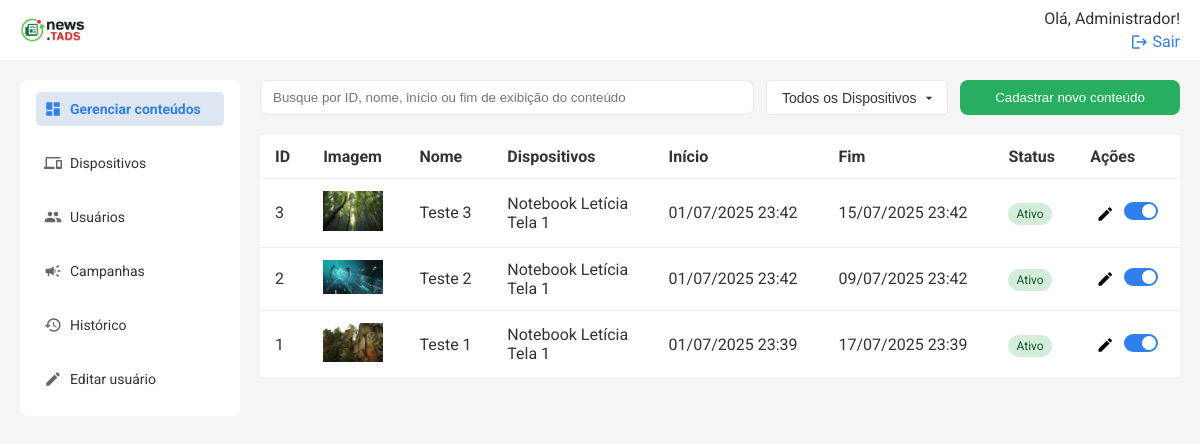
Page /conteudos/ (signed in) on the committed database.
### models.py (models this page shows, shortened)
class User(db.Model):
    id = db.Column(db.Integer, primary_key=True)
    name = db.Column(db.String(50), nullable=False)
    email = db.Column(db.String(120), nullable=False, unique=True)
    status = db.Column(db.String(10), nullable=False, default='Ativo')
    senha = db.Column(db.String(100), nullable=False)
    logUser = db.relationship('Log', backref=db.backref('user'))
    is_admin = db.Column(db.Boolean, default=False)

class Conteudo(db.Model):
    id = db.Column(db.Integer, primary_key=True)
    nome = db.Column(db.String(100), nullable=False)
    imagem = db.Column(db.String(200))
    status = db.Column(db.String(20), default='Ativo')
    data_inicio = db.Column(db.DateTime, nullable=True)
    data_fim = db.Column(db.DateTime, nullable=True)
    dispositivos = db.relationship('ConteudoDispositivo', back_populates='conteudo', cascade='all, delete-orphan')

class ConteudoDispositivo(db.Model):
    id = db.Column(db.Integer, primary_key=True)
    conteudo_id = db.Column(db.Integer, db.ForeignKey('conteudo.id'))
    dispositivo_id = db.Column(db.Integer, db.ForeignKey('tela.idTela'))
    conteudo = db.relationship('Conteudo', back_populates='dispositivos')
    dispositivo = db.relationship('Tela')

class Tela(db.Model):
    idTela = db.Column(db.Integer, primary_key=True)
    nomeDispositivo = db.Column(db.String(20), nullable=False)
    enderecoIp = db.Column(db.String(15), nullable=False, unique=True)
    status = db.Column(db.String(10), nullable=False, default='Ativo')
    ultimo_checkin = db.Column(db.DateTime)

### routes/conteudos.py (the view)
@conteudos_bp.route('/')
@login_required
def listar_conteudos():
    conteudos = Conteudo.query.order_by(Conteudo.id.desc()).all()
    dispositivos = Tela.query.order_by(Tela.nomeDispositivo).all()
    for dispositivo in dispositivos:
        ativo = dispositivo.status == 'Ativo'
        online = is_checkin_recente(dispositivo.ultimo_checkin)
        dispositivo.online = ativo and online
    return render_template('index.html', conteudos=conteudos, dispositivos=dispositivos)

### utils.py (called while the page is built)
def is_checkin_recente(ultimo_checkin, minutos=5):
    if not ultimo_checkin:
        return False
    return datetime.utcnow() - ultimo_checkin <= timedelta(minutes=minutos)

### templates/index.html (shortened to what this page needs)
{% extends 'base.html' %} {% block title %}Conteúdos{% endblock %} {% block
content %}
<div class="search-cta">
    <input
        type="text"
        placeholder="Busque por ID, nome, início ou fim de exibição do conteúdo"
        class="search"
        id="buscaConteudos"
    />
    <select id="filtroDispositivo">
        <option value="">Todos os Dispositivos</option>
    </select>
    <button class="btn" onclick="openModal()">Cadastrar novo conteúdo</button>
</div>
<div class="table-wrapper">
    <table class="table">
        <thead>
            <tr>
                <th>ID</th>
                <th>Imagem</th>
                <th>Nome</th>
                <th>Dispositivos</th>
                <th>Início</th>
                <th>Fim</th>
                <th>Status</th>
                <th>Ações</th>
            </tr>
        </thead>
        <tbody id="conteudosTableBody">
            {% for conteudo in conteudos %}
            <tr>
                <td>{{ conteudo.id }}</td>
                <td>
                    {% if conteudo.imagem %}
                    <img
                        src="{{ url_for('static', filename=conteudo.imagem) }}"
                        alt="Imagem Conteúdo"
                        width="60"
                    />
                    {% else %}
                    <em>Sem imagem</em>
                    {% endif %}
                </td>
                <td>{{ conteudo.nome }}</td>
                <td>
                    {% for rel in conteudo.dispositivos %}
                    <span class="chip"
                        >{{ rel.dispositivo.nomeDispositivo }} </span
                    ><br />
                    {% endfor %}
                </td>
                <td>
                    {{ conteudo.data_inicio.strftime('%d/%m/%Y %H:%M') if
                    conteudo.data_inicio else '-' }}
                </td>
                <td>
                    {{ conteudo.data_fim.strftime('%d/%m/%Y %H:%M') if
                    conteudo.data_fim else '-' }}
                </td>
                <td>
                    <span
                        class="status {{ 'ativo' if conteudo.status == 'Ativo' else 'inativo' }}"
                    >
                        {{ conteudo.status }}
                    </span>
                </td>
                <td>
                    <button
                        class="edit"
                        title="Editar conteúdo"
                        onclick="editConteudo({{ conteudo.id }})"
                    >
                        <span class="material-icons">edit</span>
                    </button>
                    <label class="switch" title="Ativar/Inativar conteúdo">
                        <span class="slider"></span>
                    </label>
                </td>
            </tr>
            {% endfor %}
        </tbody>
    </table>
</div>
{% endblock %}

### templates/topo.html (shortened to what this page needs)
<header class="topbar">
    <a href="{{ url_for('conteudos.listar_conteudos') }}" class="logo-topo">
        <img
            src="{{ url_for('static', filename='images/if_news.png') }}"
            alt="IFMS Logo"
            style="height: 24px; vertical-align: middle; margin-right: 8px"
        />
    </a>
    <div class="profile">
        {% if session['user_name'] %}
        <span>Olá, {{ session['user_name'] }}!</span>
        <a href="{{ url_for('auth.logout') }}">
            <span class="material-icons">logout</span>
            Sair
        </a>
        {% else %}
        <a href="{{ url_for('auth.login_usuario') }}">Entrar</a>
        {% endif %}
    </div>
</header>

### static/css/styles.css (style rules this page uses)
* { box-sizing: border-box; }
body { margin: 0; font-family: 'Roboto', sans-serif; color: #333; background-color: #f5f5f5; }
.table-wrapper { flex: 1; overflow-y: auto; }
.table thead th { position: sticky; top: 0; background: white; z-index: 1; }
.topbar { width: 100%; background: #ffffff; padding-inline: 20px; box-sizing: border-box; display: flex; justify-content: space-between; align-items: center; position: fixed; top: 0; left: 0; height: 60px; z-index: 100; }
.topbar .profile a { text-align: right; font-size: 16px; color: #2f80ed; text-decoration: none; display: flex; align-items: center; gap: 4px; }
.topbar .profile a .material-icons { font-size: 16px; }
.profile { display: flex; flex-direction: column; align-items: flex-end; gap: 4px; }
.search-cta { display: flex; gap: 12px; margin-bottom: 20px; }
.search { padding: 8px 12px; width: 100%; border: 1px solid #e9e9e9; border-radius: 8px; outline: none; }
.btn { background: #27ae60; color: white; border: none; padding: 10px 15px; border-radius: 8px; min-width: 220px; }
button { cursor: pointer; }
.table { width: 100%; border-collapse: collapse; background: white; border-radius: 8px; }
.table th, .table td { padding: 12px 15px; border-bottom: 1px solid #eee; vertical-align: middle; }
.table th { text-align: left; }
.status { padding: 4px 8px; border-radius: 12px; font-size: 12px; }
.status.ativo { background: #d4edda; color: #155724; }
.edit { background: none; border: none; cursor: pointer; }
.material-icons { font-size: 18px !important; vertical-align: middle; }
.switch { position: relative; display: inline-block; width: 34px; height: 18px; }
.slider { position: absolute; cursor: pointer; top: 0; left: 0; right: 0; bottom: 0; background-color: #ccc; transition: 0.4s; border-radius: 18px; }
.slider:before { position: absolute; content: ''; height: 14px; width: 14px; left: 2px; bottom: 2px; background-color: white; transition: 0.4s; border-radius: 50%; }
input:checked + .slider { background-color: #2f80ed; }
input:checked + .slider:before { transform: translateX(16px); }
#filtroDispositivo { padding: 0px 30px 0px 15px; border-radius: 5px; border: 1px solid #e9e9e9; font-size: 14px; background-color: #fff; color: #333; appearance: none; -webkit-appearance: none; -moz-appearance: none; background-repeat: no-repeat; background-position: right 10px center; background-size: 16px 16px; outline: none; }

### rows in the picture
User: user_name "Administrador"
Conteudo: id "3", imagem (picture), nome "Teste 3", data_inicio "01/07/2025 23:42", data_fim "15/07/2025 23:42", status "Ativo"
ConteudoDispositivo: dispositivo.nomeDispositivo "Notebook Letícia"
ConteudoDispositivo: dispositivo.nomeDispositivo "Tela 1"
Conteudo: id "2", imagem (picture), nome "Teste 2", data_inicio "01/07/2025 23:42", data_fim "09/07/2025 23:42", status "Ativo"
ConteudoDispositivo: dispositivo.nomeDispositivo "Notebook Letícia"
ConteudoDispositivo: dispositivo.nomeDispositivo "Tela 1"
Conteudo: id "1", imagem (picture), nome "Teste 1", data_inicio "01/07/2025 23:39", data_fim "17/07/2025 23:39", status "Ativo"
ConteudoDispositivo: dispositivo.nomeDispositivo "Notebook Letícia"
ConteudoDispositivo: dispositivo.nomeDispositivo "Tela 1"
